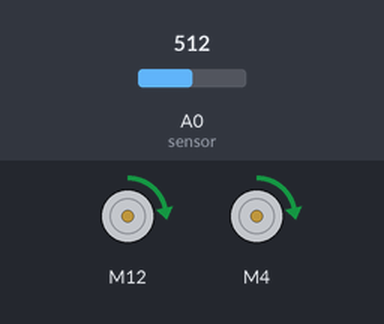
A sketch run on a simulated Arduino Uno, built with avr-gcc and run on an emulated ATmega328P. Shown: 2 × DC motor (green arrow = forward, orange = backward, longer = faster). Inputs (shaded band) come from the test bench; at power-on: A0 (sensor) = 512. What the sketch prints to the serial monitor is not drawn.

Above: at 1.2 s.
1.3 s: A0 (sensor) set to 343
2.8 s: A0 (sensor) set to 316
Timing chart, 0 to 11.7 s (numbered marks = the images above; inputs shaded):
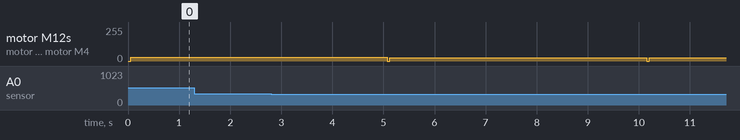

Measured:
- after the input at 1.3 s, every drawn part: stays the same

The sketch:

Sharp.ino
```cpp
#include <L298N.h>

//pin definition
#define EN1 9
#define IN1 12
#define IN2 7
#define EN2 10
#define IN3 4
#define IN4 8
//create a motor instance
L298N motor1(EN1, IN1, IN2);
L298N motor2(EN2, IN3, IN4);

#define sensor A0 // Sharp IR GP2Y0A41SK0F (4-30cm, analog)

volatile unsigned long t = 0;
volatile unsigned long tf = 0;
volatile unsigned long dt = 0;
volatile unsigned short theSpeed = 50;
volatile unsigned long dt1 = 0;
volatile unsigned long dt2 = 0;
volatile unsigned long dt3 = 0;
volatile unsigned long compte_cylindre = 0;

void setup() {
  Serial.begin(9600); // start the serial port
  motor1.setSpeed(30);
  motor2.setSpeed(30);
}

void loop() {
  delay(50);
  motor1.forwardFor(5000, callback);
  motor2.forwardFor(5000, callback);

  //
  //Serial.println(analogRead(sensor));
  float volts = analogRead(sensor)*0.0048828125;  // value from sensor * (5/1024)0.0048828125
  //Serial.println(volts);
  int distance = 13*pow(volts, -1); // worked out from datasheet graph
  // slow down serial port

  if (distance <= 18 and distance >= 8){
    dt = 0;
    if (t==0){
      t = micros();
     }
    Serial.println(distance) ;
    tf = micros();
    }
  else{

    if (dt == 0){
      dt = tf-t;
      t = 0;
      if (dt*0.000001>=1 and dt*0.000001<=10){
        Serial.println(dt*0.000001);
        if (compte_cylindre = 0){
          dt1 = dt;
          Serial.println(dt1*0.000001);
          }
        if (compte_cylindre = 1){
          dt2 = dt;
          }
        if (compte_cylindre = 2){
          dt3 = dt;
          }
        compte_cylindre += 1;

        }
      }
    }
  }
void callback() {

  //each time the callback function is called increase the speed of the motor or reset to 0
  if (theSpeed <= 255) {
    theSpeed = 25;
  } else {
    theSpeed = 0;
  }

  //re-enable motor movements
  motor1.reset();
  motor2.reset();
  //set the new speed
  motor1.setSpeed(theSpeed);
  motor2.setSpeed(theSpeed);
}
```
